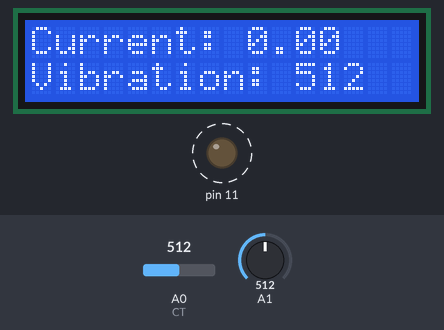
Simulated run of this sketch. Board: Arduino Uno, built with avr-gcc and run on an emulated ATmega328P. Parts: 16×2 character LCD, output pins drawn as LEDs (lit = HIGH). Dashed ring = blinking. The test bench sets the inputs (shaded band); at power-on: A1 = 512, A0 (CT) = 512. What the sketch prints to the serial monitor is not drawn.

Above: at 1.6 s.
1.7 s: A1 set to 716
At 4.2 s:
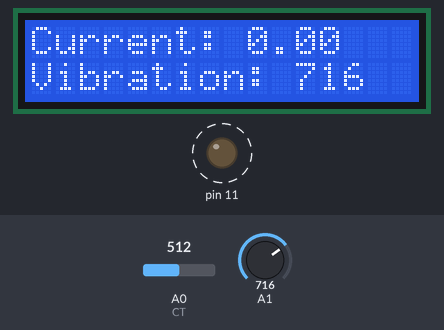
5.4 s: A0 (CT) set to 716
At 6.6 s:
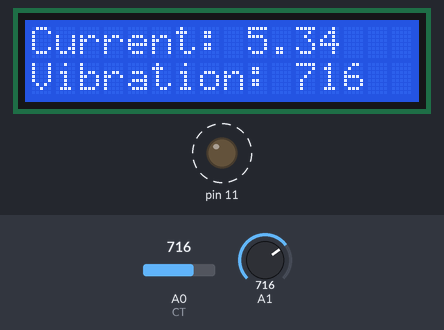
7.3 s: A0 (CT) set to 900
At 8.9 s:
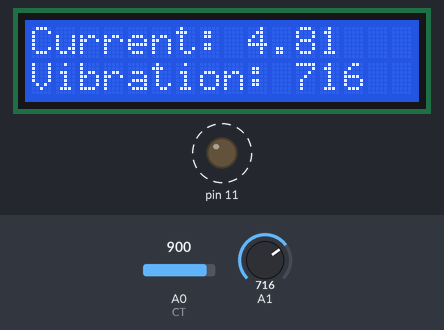
9.6 s: A1 set to 900
At 11.3 s:
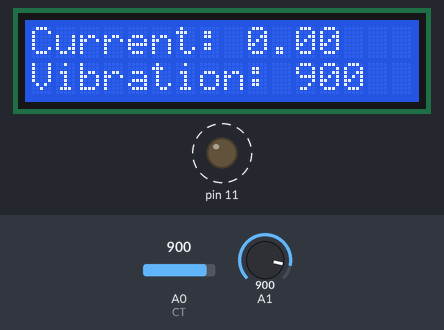
13.0 s: A1 set to 109
At 15.7 s:
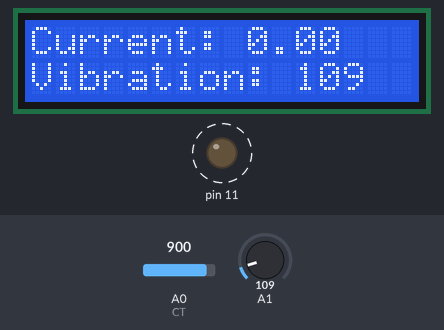
16.7 s: A1 set to 93
At 19.0 s:
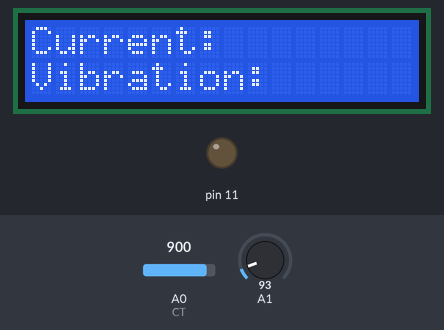
Timing chart, 0 to 20.5 s (numbered marks = the images above; inputs shaded):
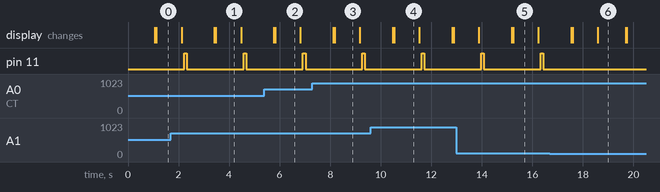

The sketch:

Novel_industrial.ino
```cpp
#include<LiquidCrystal.h>  //include LCD library
LiquidCrystal LCD(7,6,5,4,3,2);
int CT=A0;
int mVperAmp = 66;
double VRMS = 0;
double AmpsRMS = 0;
double Voltage = 0;
int readValue;             //value read from the sensor

void setup() {
Serial.begin(9600);
pinMode(11,OUTPUT);
LCD.begin(16,2);
LCD.setCursor(0,0);
LCD.print("Current: ");
LCD.setCursor(0,1);
LCD.print("Vibration: ");
}

void loop() {
  int Cout=analogRead(CT);
         Voltage = getVPP();
         VRMS = (Voltage/2.0) *0.707;
         AmpsRMS = (VRMS * 1000)/mVperAmp;

  LCD.setCursor(9,0);
  LCD.print(AmpsRMS);
  Serial.println(AmpsRMS);
  delay(50);

  LCD.setCursor(11,1);
  LCD.print(analogRead(A1));
  Serial.println(analogRead(A1));
  delay(1000);

  LCD.setCursor(9,0);
  LCD.print("     ");
  LCD.setCursor(11,1);
  LCD.print("   ");
  delay(100);

  if((AmpsRMS>0.20)||(analogRead(A1)>100))
  {
    digitalWrite(11,HIGH);
    delay(100);
    digitalWrite(11,LOW);
    delay(100);
    }
}

float getVPP()
{
  float result;

  int readValue;             //value read from the sensor
  int maxValue = 0;          // store max value here
  int minValue = 1024;          // store min value here

   uint32_t start_time = millis();
   while((millis()-start_time) < 1000) //sample for 1 Sec
   {
       readValue = analogRead(CT);
       // see if you have a new maxValue
       if (readValue > maxValue)
       {
           /*record the maximum sensor value*/
           maxValue = readValue;
       }
       if (readValue < minValue)
       {
           /*record the maximum sensor value*/
           minValue = readValue;
       }
   }

   // Subtract min from max
   result = ((maxValue - minValue) * 5.0)/1024.0;

   return result;
 }
```

Measured:
- the behaviour switches between 101 and 100 on A1 (found by bisection; images 5 and 6)
- after the input at 16.7 s, pin 11: stays LOW (without the input it goes to HIGH after 2.0 s)
- by itself, pin 11: alternates HIGH for 0.10 s and LOW for 2.3 s
- what the display in image 1 shows lasts 1.0 s, from 3.5 s to 4.5 s
